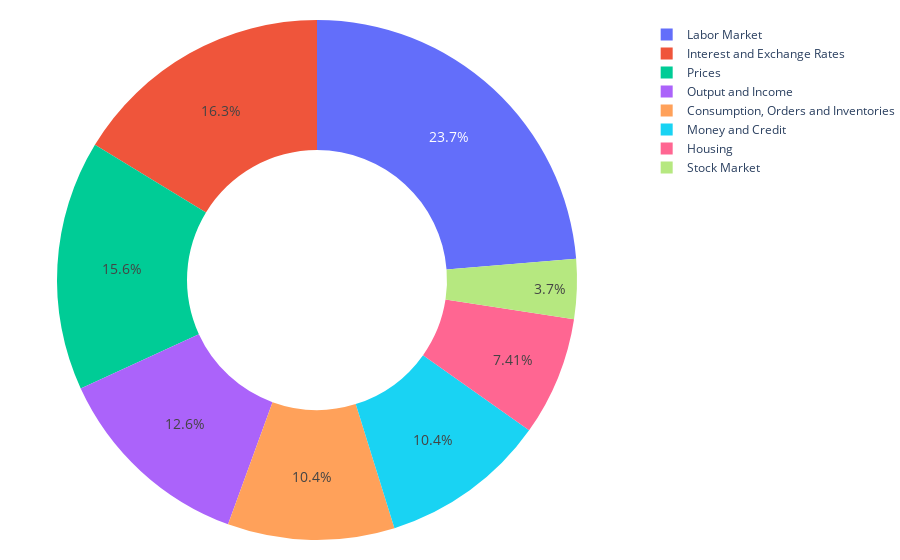

Notebook code cell kept with this figure:
### Code cell
import plotly.express as px

# Count the number of features in each group
feature_group_count = fredmd_features_desc['Group'].value_counts().reset_index(name='FeaturesCount')
feature_group_count.columns = ['Group', 'FeaturesCount']

# Create a pie chart
fig = px.pie(feature_group_count, values='FeaturesCount', names='Group', hole=0.5)
fig.update_layout(margin=dict(t=20, b=20, l=0, r=0), uniformtext_minsize=14, uniformtext_mode='hide')
fig.show()

### Figure 1 — Plotly figure (JSON) as saved in the notebook; plotly's stock layout.template omitted (floating-point values rounded to 4 significant figures)
{"data": [{"domain": {"x": [0, 1], "y": [0, 1]}, "hole": 0.5, "hovertemplate": "Group=%{label}<br>FeaturesCount=%{value}<extra></extra>", "labels": ["Labor Market", "Interest and Exchange Rates", "Prices", "Output and Income", "Consumption, Orders and Inventories", "Money and Credit", "Housing", "Stock Market"], "legendgroup": "", "name": "", "showlegend": true, "type": "pie", "values": [32, 22, 21, 17, 14, 14, 10, 5]}], "layout": {"autosize": true, "legend": {"tracegroupgap": 0}, "margin": {"b": 20, "l": 0, "r": 0, "t": 20}, "uniformtext": {"minsize": 14, "mode": "hide"}}}
